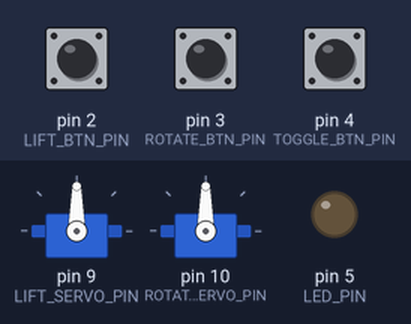
Recording of a sketch running on a simulated Arduino Uno, built with avr-gcc and run on an emulated ATmega328P. On the bench: 2 × servo, output pins drawn as LEDs (lit = HIGH). The test bench sets the inputs (shaded band); at power-on: pin 2 (LIFT_BTN_PIN) HIGH, pin 3 (ROTATE_BTN_PIN) HIGH, pin 4 (TOGGLE_BTN_PIN) HIGH.

Above: at 1.2 s.
1.3 s: pin 2 (LIFT_BTN_PIN) pulled LOW for 1 s
At 3.4 s:
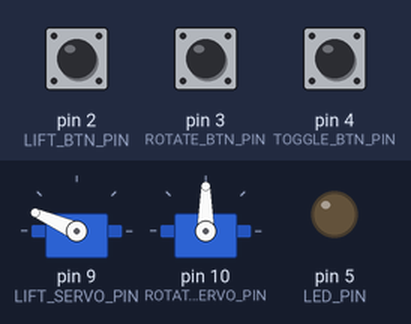
3.8 s: pin 3 (ROTATE_BTN_PIN) pulled LOW for 0.15 s
At 4.4 s:
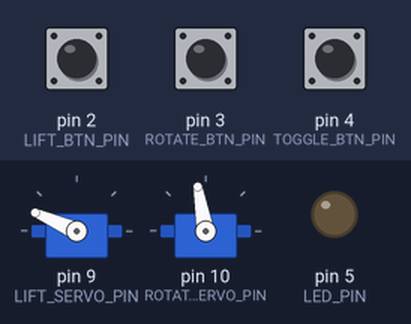
5.4 s: pin 4 (TOGGLE_BTN_PIN) pulled LOW for 0.15 s
At 6.6 s:
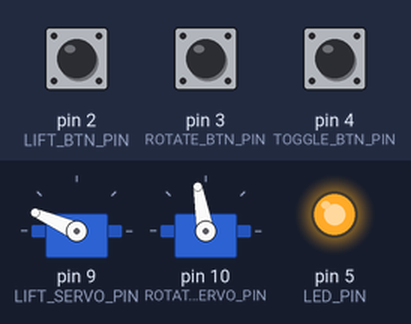
7.0 s: pin 3 (ROTATE_BTN_PIN) pulled LOW for 1 s
At 9.1 s:
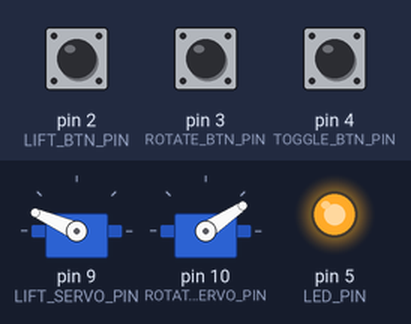
9.5 s: pin 4 (TOGGLE_BTN_PIN) pulled LOW for 1 s
At 9.8 s:
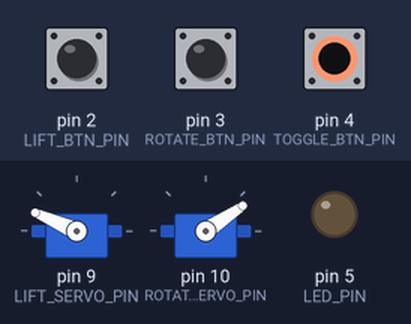
12.0 s: pin 2 (LIFT_BTN_PIN) pulled LOW for 0.15 s
At 13.0 s:
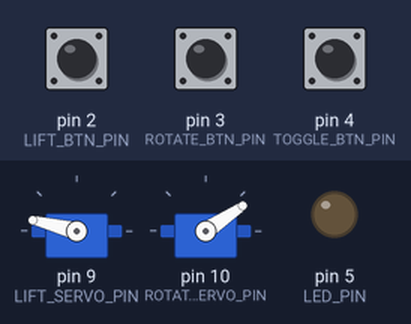
Timing chart, 0 to 14.6 s (numbered marks = the images above; inputs shaded):
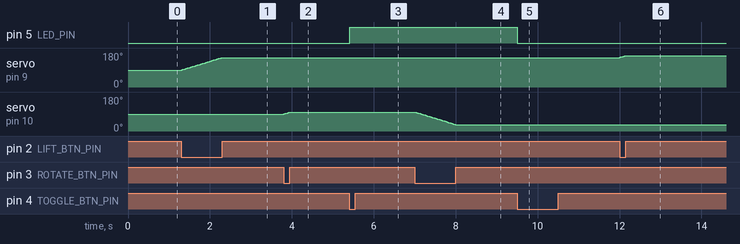

The sketch:

Mini_crane_project_with_servo.ino
```cpp
#include <Servo.h>

// Pin Definitions
const int LIFT_BTN_PIN = 2;
const int ROTATE_BTN_PIN = 3;
const int TOGGLE_BTN_PIN = 4;
const int LED_PIN = 5;
const int LIFT_SERVO_PIN = 9;
const int ROTATE_SERVO_PIN = 10;

// Servo Objects
Servo liftServo;
Servo rotateServo;

// Servo Positions
int liftPosition = 90;
int rotatePosition = 90;

// SPEED CONTROL (The Golden Middle)
// This is the pause (in milliseconds) between each 1-degree step.
// Higher number = Slower/Smoother. Lower number = Faster.
const int CRANE_SPEED_DELAY = 15;

// Direction State Variable
bool isReversed = false;

// Button Debounce Helper
bool lastToggleState = HIGH;

void setup() {
  pinMode(LIFT_BTN_PIN, INPUT_PULLUP);
  pinMode(ROTATE_BTN_PIN, INPUT_PULLUP);
  pinMode(TOGGLE_BTN_PIN, INPUT_PULLUP);
  pinMode(LED_PIN, OUTPUT);

  liftServo.attach(LIFT_SERVO_PIN);
  rotateServo.attach(ROTATE_SERVO_PIN);

  liftServo.write(liftPosition);
  rotateServo.write(rotatePosition);
}

void loop() {
  handleDirectionToggle();
  handleLiftingServo();
  handleRotationServo();

  // This delay controls how fast the steps happen
  delay(CRANE_SPEED_DELAY);
}

void handleDirectionToggle() {
  bool currentToggleState = digitalRead(TOGGLE_BTN_PIN);

  if (currentToggleState == LOW && lastToggleState == HIGH) {
    isReversed = !isReversed;
    digitalWrite(LED_PIN, isReversed ? HIGH : LOW);
    delay(200); // Debounce delay for toggle switch only
  }
  lastToggleState = currentToggleState;
}

void handleLiftingServo() {
  if (digitalRead(LIFT_BTN_PIN) == LOW) {
    if (!isReversed) {
      liftPosition += 1; // Smooth 1-degree increments
      if (liftPosition > 180) liftPosition = 180;
    } else {
      liftPosition -= 1; // Smooth 1-degree decrements
      if (liftPosition < 0) liftPosition = 0;
    }
    liftServo.write(liftPosition);
  }
}

void handleRotationServo() {
  if (digitalRead(ROTATE_BTN_PIN) == LOW) {
    if (!isReversed) {
      rotatePosition += 1; // Smooth 1-degree increments
      if (rotatePosition > 180) rotatePosition = 180;
    } else {
      rotatePosition -= 1; // Smooth 1-degree decrements
      if (rotatePosition < 0) rotatePosition = 0;
    }
    rotateServo.write(rotatePosition);
  }
}
```

Measured:
- after the input at 1.3 s, servo on pin 9 (LIFT_SERVO_PIN): moves from 90° to 156° over 0.98 s, starting at once
- after the input at 3.8 s, servo on pin 10 (ROTATE_SERVO_PIN): 90° → 100° at once
- after the input at 5.4 s, pin 5 (LED_PIN): LOW → HIGH at once
- after the input at 7.0 s, servo on pin 10 (ROTATE_SERVO_PIN): moves from 100° to 34° over 0.98 s, starting at once
- after the input at 9.5 s, pin 5 (LED_PIN): HIGH → LOW at once
- after the input at 12.0 s, servo on pin 9 (LIFT_SERVO_PIN): 156° → 166° at once
